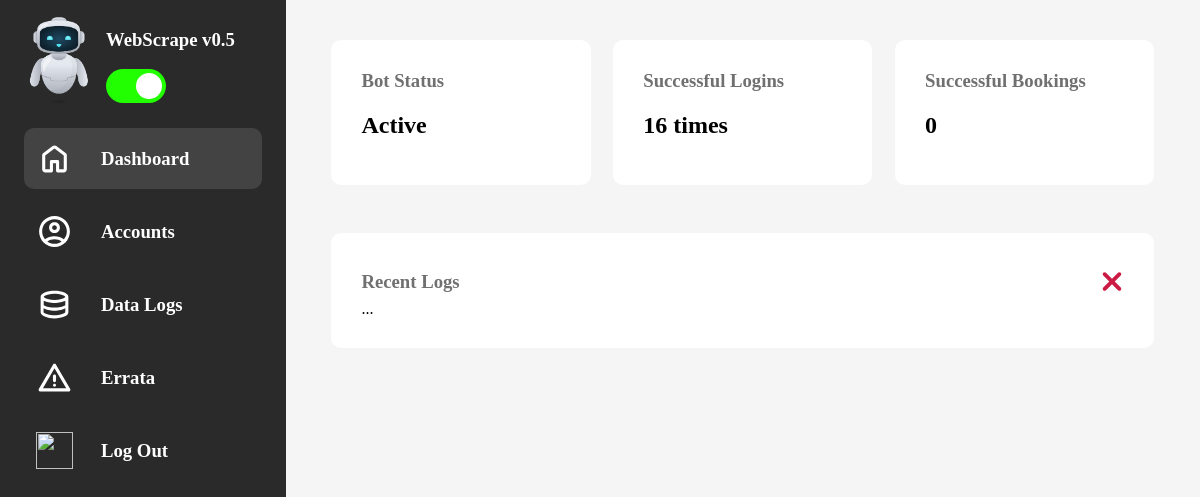
Page /dashboard/ (signed in) on the committed database.
### botengine/models.py (models this page shows, shortened)
class Bot(models.Model):
    bot_name = models.CharField(max_length=255, unique=True)
    successful_logins = models.IntegerField(default=0)
    successful_bookings = models.IntegerField(default=0)
    class Status(models.TextChoices):
        ACTIVE = "AE", "Active"
        IDLE = "IE", "Idle"
    status = models.CharField(
        max_length=2,
        choices=Status,
        default=Status.IDLE
    )

### authenticator/views.py (the view)
# urls.py: path('dashboard/', views.dashboard, name="dashboard"),
@login_required(login_url='/authenticate/')
def dashboard(request):
    if request.user.is_authenticated:
        bot = Bot.objects.get(id=1)
        accounts = Account.objects.all()
        context = {
            "bot": bot,
            "accounts": accounts
        }
        return render(request, 'authenticator/pages/dashboard.html', context)
    else:
        return redirect('login')

### authenticator/templates/authenticator/pages/dashboard.html (shortened to what this page needs)
{% load static %}
<!DOCTYPE html>
<html lang="en">
<head>
    <link type="text/css" href="{% static 'styles/style.css' %}" rel="stylesheet" />
    <link type="text/css" href="{% static 'styles/switch.css' %}" rel="stylesheet" />
    <link type="text/css" href="{% static 'styles/auth.css' %}" rel="stylesheet" />
</head>
<body>
    <div class="main-container">
        <div class="sidebar-item">
            <div class="app-id">
                <div class="logo-box">
                    <img src="{% static 'img/bot.png' %}" />
                </div>
                <div class="app-details">
                    <h3>WebScrape v0.5</h3>
                    <div class="switch-mech">
                        <form id="status-form" method="post">
                            <label class="switch">
                                <span class="slider round"></span>
                            </label>
                        </form>
                    </div>
                </div>
            </div>
            <div class="dashboard-tab-container">
                <div class="dashboard-tab" onclick="tabToggle('home', this)" id="defaultOpen">
                    <div class="icn-box">
                        <img src="{% static 'img/home.svg' %}"  />
                    </div>
                    <h3>Dashboard</h3>
                </div>
                <div class="dashboard-tab" onclick="tabToggle('accounts', this)" >
                    <div class="icn-box">
                        <img src="{% static 'img/account.svg' %}"  />
                    </div>
                    <h3>Accounts</h3>
                </div>
                <div class="dashboard-tab" onclick="tabToggle('about', this)">
                    <div class="icn-box">
                        <img src="{% static 'img/database.svg' %}" />
                    </div>
                    <h3>Data Logs</h3>
                </div>
                <div class="dashboard-tab" onclick="tabToggle('projects', this)">
                    <div class="icn-box">
                        <img src="{% static 'img/warn.svg' %}" />
                    </div>
                    <h3>Errata</h3>
                </div>
                <a href="{% url 'authenticator:logout' %}">
                    <div class="dashboard-tab">
                        <div class="icn-box">
                            <img src="{% static 'img/logout.svg' %}" />
                        </div>
                        <h3>Log Out</h3>
                    </div>
                </a>
            </div>
        </div>
        <div class="main-item">
            <div class="main-item-wrap">
                <div id="home" class="tabcontent">
                    <div class="status-container">
                        <div class="status-tab">
                            <h3>Bot Status</h3>
                            <h2 class="status-text">{{ bot.get_status_display }}</h2>
                        </div>
                        <div class="status-tab">
                            <h3>Successful Logins</h3>
                            <h2>{{ bot.successful_logins }} times</h2>
                        </div>
                        <div class="status-tab">
                            <h3>Successful Bookings</h3>
                            <h2>{{ bot.successful_bookings }}</h2>
                        </div>
                    </div>
                    <div class="logs-container" >
                        <div style="display: flex; justify-content: space-between; align-items: center;">
                            <h3>Recent Logs</h3>
                            <a href="{% url 'botengine:clear_logs' %}">
                                <div class="icn-box small">
                                    <img src="{% static 'img/x.svg' %}" />
                                </div>
                            </a>
                        </div>
                        <div id="recentLogsContainer">...
                        </div>
                    </div>
                </div>
            </div>
        </div>
    </div>
</body>
</html>

### static/styles/style.css (style rules this page uses)
html, body { margin: 0; padding: 0; }
:root { --bgcolor: #f5f5f5; --darktheme: #2A2A2A; --rad: 10px; }
img { width: 100%; height: 100%; }
a { color: white; text-decoration: none; }
.main-container { height: 100%; background-color: var(--darktheme); }
.sidebar-item { width: 100%; height: 150px; background-color: var(--darktheme); color: white; padding-inline: 24px; padding-top: 10px; box-sizing: border-box; overflow: hidden; }
.app-id { display: flex; clear: both; }
.logo-box { width: 70px; height: 94px; }
.app-details { margin-inline: 12px; }
.switch-mech { width: 45px; height: 26px; }
.dashboard-tab-container { margin-block: 24px; }
.dashboard-tab { display: flex; align-items: center; cursor: pointer; padding: 12px; margin-block: 12px; border-radius: var(--rad); }
.icn-box { width: 37px; height: 37px; }
.small { width: 24px; }
.dashboard-tab h3 { margin-block: 0px; margin-inline: 28px; }
.main-item { margin-block: 24px; background-color: var(--bgcolor); }
.main-item-wrap { width: 90%; margin: auto; }
.status-container { width: 100%; }
.status-tab { height: 145px; background-color: white; margin-bottom: 24px; border-radius: var(--rad); padding: 30px; box-sizing: border-box; }
.status-tab h3 { margin: 0; color: #707070; }
.logs-container { width: 100%; background-color: white; height: 100%; margin-block: 24px; padding: 30px; box-sizing: border-box; border-radius: var(--rad); }
.logs-container h3 { margin: 0; color: #707070; }
@media screen and (min-width:960px) { .main-container { display: flex; justify-content: space-between; } }
@media screen and (min-width:960px) { .sidebar-item { width: 30%; height: 100vh; } }
@media screen and (min-width:960px) { .status-container { display: flex; justify-content: space-between; } }
@media screen and (min-width:960px) { .main-item { width: 100%; margin: 0; } }
@media screen and (min-width:960px) { .main-item-wrap { margin-block: 40px; } }
@media screen and (min-width:960px) { .status-tab { width: 31.5%; } }
.tabcontent { display: none; }

### static/styles/switch.css (style rules this page uses)
.switch { position: relative; display: inline-block; width: 60px; height: 34px; }
.slider { position: absolute; cursor: pointer; top: 0; left: 0; right: 0; bottom: 0; background-color: #ccc; -webkit-transition: .4s; transition: .4s; }
.slider:before { position: absolute; content: ""; height: 26px; width: 26px; left: 4px; bottom: 4px; background-color: white; -webkit-transition: .4s; transition: .4s; }
input:checked + .slider { background-color: #22FF00; }
input:checked + .slider:before { -webkit-transform: translateX(26px); -ms-transform: translateX(26px); transform: translateX(26px); }
.slider.round { border-radius: 34px; }
.slider.round:before { border-radius: 50%; }

### static/styles/auth.css (style rules this page uses)
:root { --bgcolor: #f5f5f5; --darktheme: #2A2A2A; --rad: 10px; }
html, body { margin: 0px; }
img { width: 100%; height: 1005; }

### rows in the picture
Bot: status "Active", successful_logins "16", successful_bookings "0"
